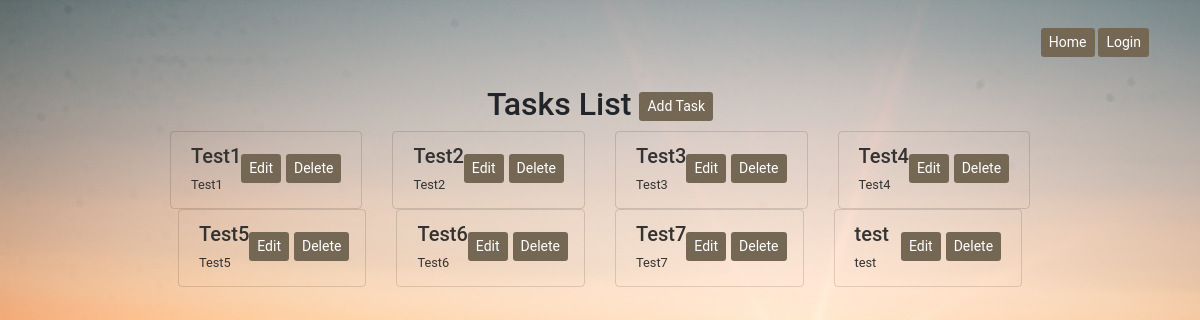
The app's page /travels/tasks/1/ with its own data.
### TravelWebApp/models.py (models this page shows, shortened)
class Task(models.Model):
    title = models.CharField(max_length=200)
    description = models.CharField(max_length=1000, null=True, blank=True, default="")
    completed = models.BooleanField(default=False)
    travel = models.ForeignKey(Travel, on_delete=models.CASCADE, default=False, null=False, blank=False)

### TravelWebApp/views.py (the view)
# urls.py: path('tasks/<int:id>/', task_list, name='task_list'),
def task_list(request, id):
    travel = get_object_or_404(Travel, pk=id)
    tasks = Task.objects.filter(travel=travel)
    return render(request, 'task_list.html', {'tasks': tasks, 'travel': travel})

### templates/task_list.html (shortened to what this page needs)
{% load static %}
<!DOCTYPE html>
<html>
<head>
    <link rel="stylesheet" href="https://maxcdn.bootstrapcdn.com/bootstrap/4.5.2/css/bootstrap.min.css">
</head>
<body>
    <nav class="navbar navbar-expand-lg">
        <div class="container-fluid">
            <div class="collapse navbar-collapse justify-content-end" id="navbarNav">
                <ul class="navbar-nav">
                    <li class="nav-item">
                        {% if user.is_authenticated %}
                            <a href="{% url 'home_page' %}" class="btn btn-custom btn-sm">Home</a>
                            <a href="{% url 'show_details' travel.id %}" class="btn btn-custom btn-sm">Go Back</a>
                            <a href="{% url 'logout' %}" class="btn btn-custom btn-sm">Logout</a>
                        {% else %}
                            <a href="{% url 'home_page' %}" class="btn btn-custom btn-sm">Home</a>
                            <a href="{% url 'login' %}" class="btn btn-custom btn-sm">Login</a>
                        {% endif %}
                    </li>
                </ul>
            </div>
        </div>
    </nav>
    <div class="tasks-container">
        <h2>Tasks List <a href="{% url 'add_task' travel.id %}" class="btn btn-custom btn-sm">Add Task</a></h2>
        <div class="row">
            {% for task in tasks %}
                <div class="col-md-3">
                    <div class="list-group-item rounded" id="task-{{ task.id }}">
                        <div class="d-flex justify-content-between align-items-start">
                            <div>
                                <h5 class="mb-1">{{ task.title }}</h5>
                                <small>{{ task.description }}</small>
                            </div>
                            <div class="task-actions">
                                <a href="{% url 'edit_task' task.id %}" class="btn btn-custom btn-sm">Edit</a>
                                <a href="{% url 'delete_task' task.id %}" class="btn btn-custom btn-sm">Delete</a>
                            </div>
                        </div>
                    </div>
                </div>
                {% if forloop.counter|divisibleby:4 %}
                    </div><div class="row">
                {% endif %}
            {% endfor %}
        </div>
    </div>
</body>
</html>

### records on screen
Task: title "Test1", description "Test1"
Task: title "Test2", description "Test2"
Task: title "Test3", description "Test3"
Task: title "Test4", description "Test4"
Task: title "Test5", description "Test5"
Task: title "Test6", description "Test6"
Task: title "Test7", description "Test7"
Task: title "test", description "test"
